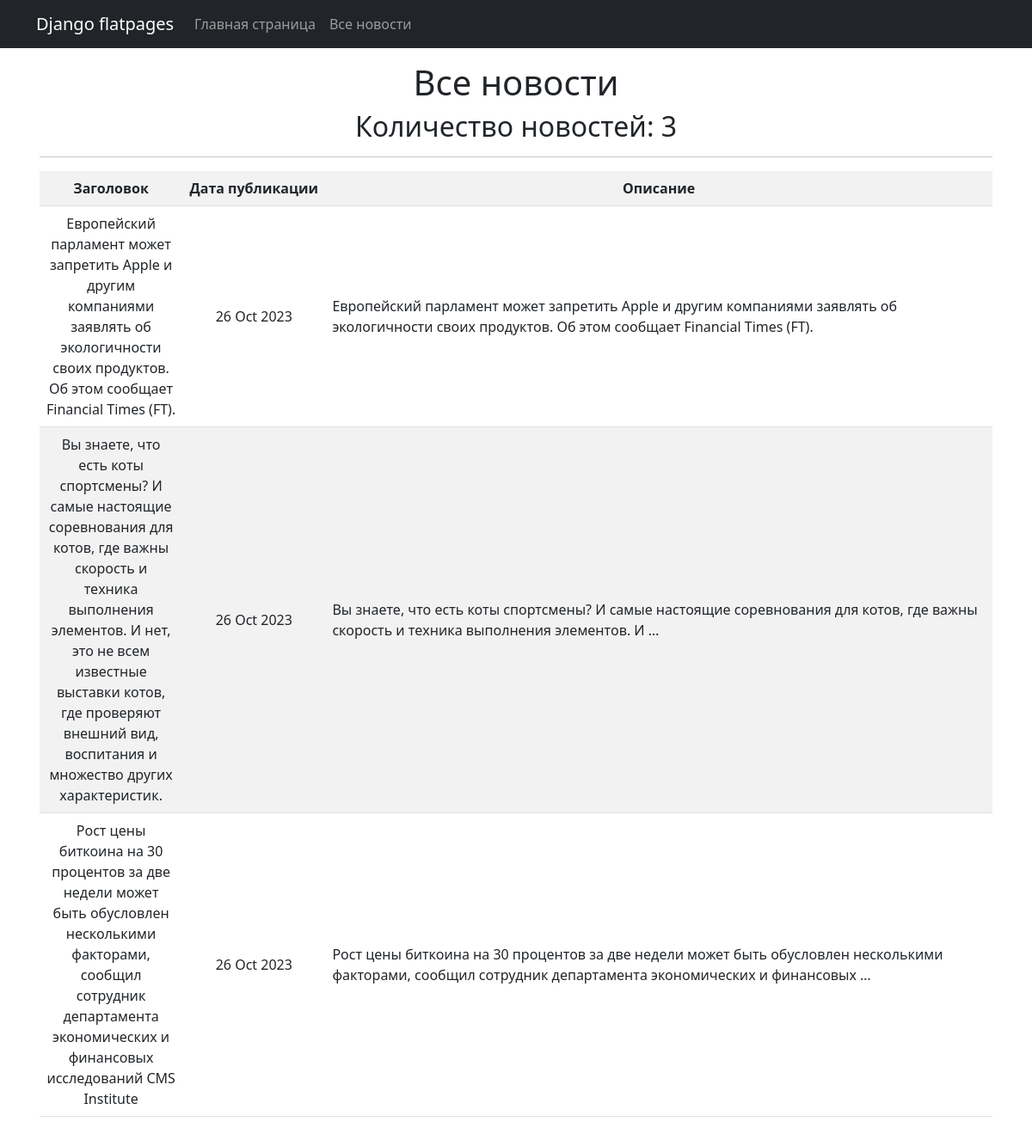
The page /news/ on the database as committed earlier.
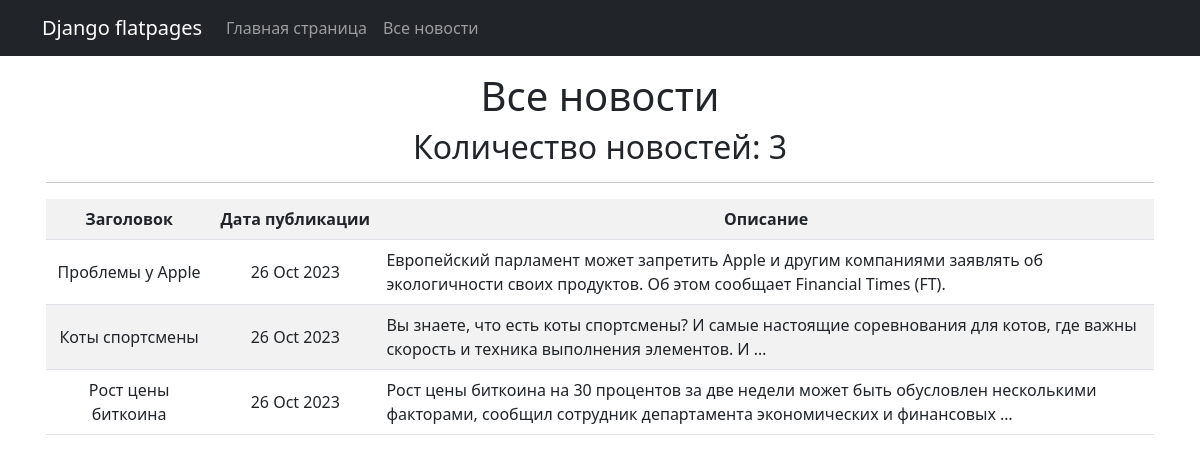
The same page on the database as committed later.
### news/models.py (models this page shows, shortened)
class Post(models.Model):
    article = "AR"
    news = "NW"
    TYPE = [
        (article, 'Статья'),
        (news, 'Новость')
    ]
    author = models.ForeignKey(Author, on_delete = models.CASCADE)
    post_type = models.CharField(max_length = 2, choices=TYPE, default=article)
    time_in = models.DateTimeField(auto_now_add = True)
    categories = models.ManyToManyField(Category, through = "PostCategory")
    title = models.CharField(max_length = 20)
    text = models.TextField(unique = True)
    rating = models.IntegerField(default = 0)

### news/views.py (the view)
# urls.py: path('', NewsList.as_view()),
class NewsList(ListView):
    model = Post
    ordering = '-time_in'
    template_name = 'news.html'
    context_object_name = 'news'
    def get_context_data(self, **kwargs):
        context = super().get_context_data(**kwargs)
        context['time_now'] = datetime.utcnow()
        context['next_sale'] = "Распродажа в среду!"
        return context

### templates/news.html (shortened to what this page needs)
{% extends 'flatpages/default.html' %}
{% block content %}
<h1>Все новости</h1>
<h2>Количество новостей: {{ news|length }}</h2>
<hr>
   {% if news %}
       <table class="table table-striped" style="vertical-align: middle;">
           <tr>
               <th style="width:15%;">Заголовок</th>
               <th style="width:15%;">Дата публикации</th>
               <th>Описание</th>
           </tr>
           {% for new in news %}
           <tr>
               <td>{{ new.title }}</td>
               <td>{{ new.time_in|date:'d M Y' }}</td>
               <td style="text-align:left;">{{ new.text|truncatewords:20 }}</td>
           </tr>
           {% endfor %}
       </table>
   {% else %}
       <h2>Новостей нет!</h2>
   {% endif %}
{% endblock content %}

### templates/flatpages/default.html (shortened to what this page needs)
<!DOCTYPE html>
<html lang="en">
    <head>
        {% load static %}
        <link href="{% static 'css/styles.css' %}" rel="stylesheet" />
    </head>
<body>
<nav class="navbar navbar-expand-lg navbar-dark bg-dark static-top">
    <div class="container">
    <a class="navbar-brand" href="/">Django flatpages</a>
    <div class="collapse navbar-collapse" id="navbarResponsive">
       <ul class="navbar-nav ml-auto">
           <li class="nav-item">
               <a class="nav-link" href="/">Главная страница</a>
           </li>
           <li class="nav-item">
               <a class="nav-link" href="/news/">Все новости</a>
           </li>
       </ul>
    </div>
    </div>
</nav>
<div class="container">
    <div class="row">
       <div class="col-lg-12 text-center p-3">
           {% block content %}{% endblock content %}
       </div>
    </div>
</div>
</body>
</html>

Rows that differ between the two databases and show on the page:
changed Post: title "Европейский парламент может запретить Apple и другим компаниями заявлять об экологичности своих продуктов. Об этом сообщает Financial Times (FT)." → "Проблемы у Apple"
changed Post: title "Вы знаете, что есть коты спортсмены? И самые настоящие соревнования для котов, где важны скорость и техника выполнения элементов. И нет, это не всем известные выставки котов, где проверяют внешний вид, воспитания и множество других характеристик." → "Коты спортсмены"
changed Post: title "Рост цены биткоина на 30 процентов за две недели может быть обусловлен несколькими факторами, сообщил сотрудник департамента экономических и финансовых исследований CMS Institute" → "Рост цены биткоина"
